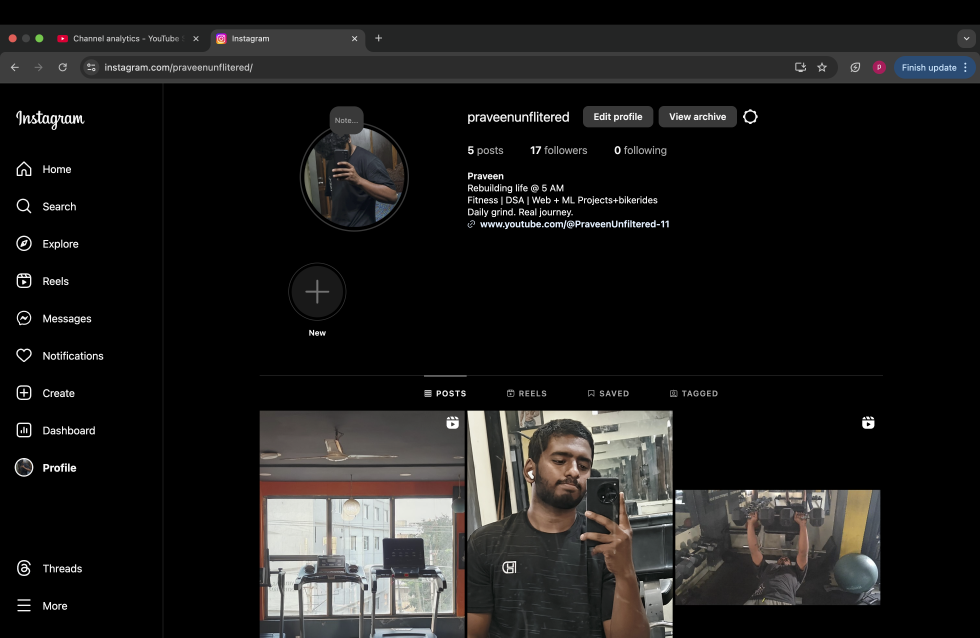
#> input picture python-ml/test-images/test.png, 2940 x 1912 px (shown at 1/3 size)
$ python color_extractor.py test-images/test.png 3
#> lines starting #> are read from the running program, lines starting #| are printed output that depends on the picture
import sys
import json
from sklearn.cluster import KMeans
from PIL import Image
import numpy as np
import os

def extract_colors(image_path, num_colors=10):
    # Load image
#> called with image_path = 'test-images/test.png', num_colors = 3
    img = Image.open(image_path)
#> img is the input picture: PIL image 2940x1912 RGBA; mean R, G, B, A 28, 27.2, 26.4, 255
    img = img.resize((150, 150))  # Resize for speed
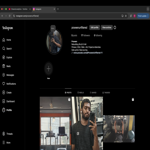
#> img: PIL image 150x150 RGBA; mean R, G, B, A 28.1, 27.4, 26.5, 255
    img = img.convert('RGB')
#> img: PIL image 150x150 RGB

    # Convert image to numpy array
    pixels = np.array(img).reshape(-1, 3)

    # Apply KMeans clustering
    kmeans = KMeans(n_clusters=num_colors)
    kmeans.fit(pixels)

    # Get dominant colors
    colors = kmeans.cluster_centers_.astype(int)

    # Convert to hex
    hex_colors = ['#{:02x}{:02x}{:02x}'.format(r, g, b) for r, g, b in colors]
    return hex_colors

if __name__ == "__main__":
    # Ensure the script is passed the required arguments
    if len(sys.argv) < 3:
        print("Error: Missing arguments. Please provide both image path and the number of colors.")
        sys.exit(1)  # Exit with an error code

    # Image path from command line
    image_path = sys.argv[1]

    # Ensure the image file exists
    if not os.path.exists(image_path):
        print(f"Error: Image file at {image_path} does not exist.")
        sys.exit(1)

    # Get number of colors (default to 10 if not provided)
    try:
        num_colors = int(sys.argv[2])
    except ValueError:
        print("Error: The number of colors must be an integer.")
        sys.exit(1)

    # Get colors
    dominant_colors = extract_colors(image_path, num_colors)

    # Return as JSON to Node
    print(json.dumps(dominant_colors))
